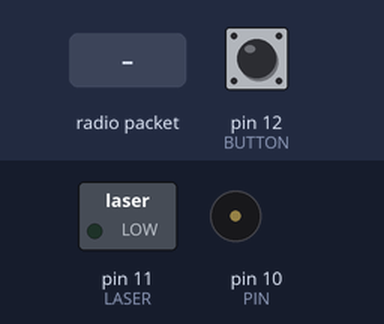
A sketch run on a simulated Arduino Uno, built with avr-gcc and run on an emulated ATmega328P. Shown: switched loads named in the sketch (green lamp = pin HIGH), buzzer (waves = sounding). Inputs (shaded band) come from the test bench; at power-on: pin 12 (BUTTON) HIGH. No radio packets arrive unless stated.

Above: at 1.2 s.
1.3 s: radio packet "0" arrives
At 2.0 s:
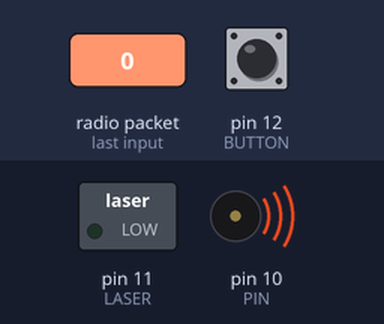
Timing chart, 0 to 4.3 s (numbered marks = the images above; inputs shaded):
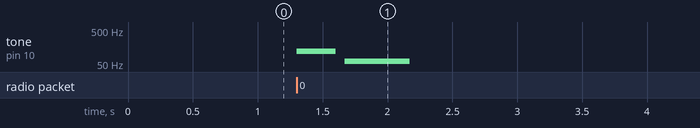

Measured:
- after the input at 1.3 s, tone on pin 10 (PIN): silent → 120 Hz at once, → silent 0.30 s later, → 60 Hz 0.07 s later, → silent 0.50 s later

The sketch:

Bananagun_trans_funk.ino
```cpp
#include <RH_ASK.h>
#ifdef RH_HAVE_HARDWARE_SPI
#include <SPI.h>
#endif
#define BUTTON 12
#define LASER 11
#define PIN 10

RH_ASK driver(2000, 4, 2, 0);

int button = 1;
int tries = 5;
int hit = 2;
char message;
String ans;

void setup() {
  pinMode(BUTTON, INPUT_PULLUP);
  pinMode(LASER, OUTPUT);
  #ifdef RH_HAVE_SERIAL
      Serial.begin(9600);    // Debugging only
  #endif
      if (!driver.init())
  #ifdef RH_HAVE_SERIAL
           Serial.println("init failed");
  #else
    ;
  #endif
  reset();
}

void loop() {
  uint8_t buf[RH_ASK_MAX_MESSAGE_LEN];
  uint8_t buflen = sizeof(buf);
  button = digitalRead(BUTTON);
  if (button = LOW) {
    digitalWrite(LASER,HIGH);
    message = char(button);
    driver.send((uint8_t *)message, strlen(message));
    driver.waitPacketSent();
    delay(100);
    digitalWrite(LASER,LOW);
    for (int i = 2000; i > 31; i--) { //shot
      tone(PIN, i, 1);
    }
  }
  delay(5);
  if (tries = 0) {
    delay(500);

    reset();
    button = digitalRead(BUTTON);
    while(button=1){
      delay(50);
       button = digitalRead(BUTTON);
    }
    button = 2;
    message = char(button);
    driver.send((uint8_t *)message, strlen(message));
    driver.waitPacketSent();
  }
  else {
    tries--;
  }
  if (driver.recv(buf, &buflen)){
  ans = char(buf[0]);
  hit = ans.toInt();
    if (hit == 1) {
      tone(PIN, 500, 100);  //success
      delay(100);
      tone(PIN, 800, 200);
      delay(200);
      noTone(PIN);
    }
    else if(hit==0) {
      tone(PIN, 120, 300);  //failed
      delay(370);
      tone(PIN, 60, 500);
      delay(500);
      noTone(PIN);
    }
    hit = 2;
  }
}

void reset() {
  tries = 5;
}
```
